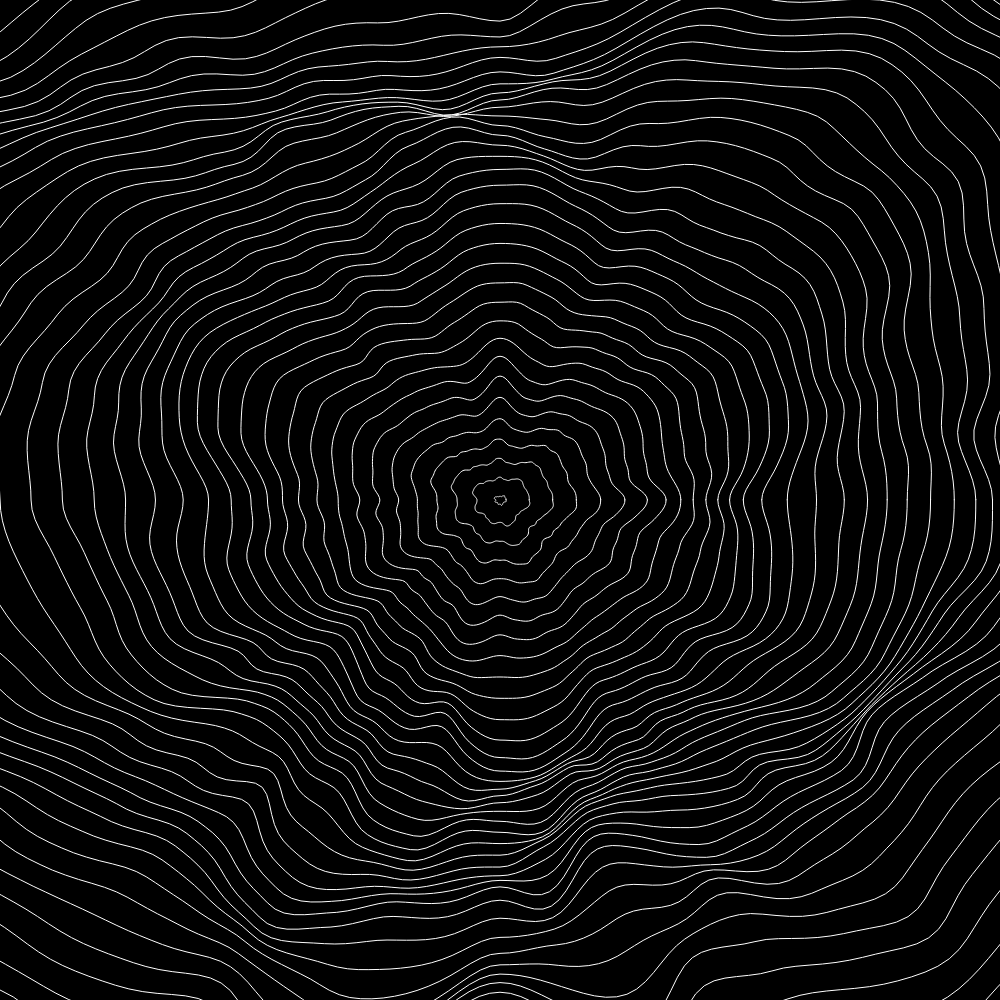
Frame 1 (no input)
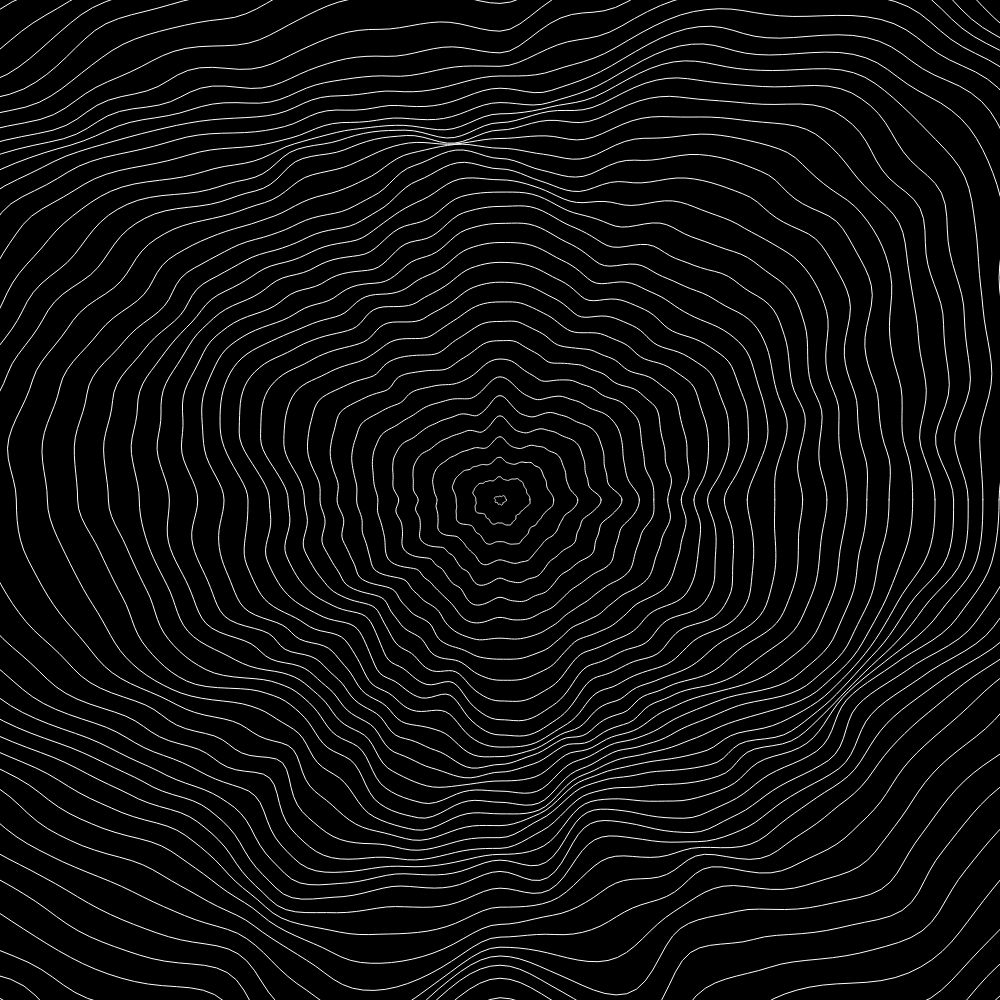
Frame 60 (no input)
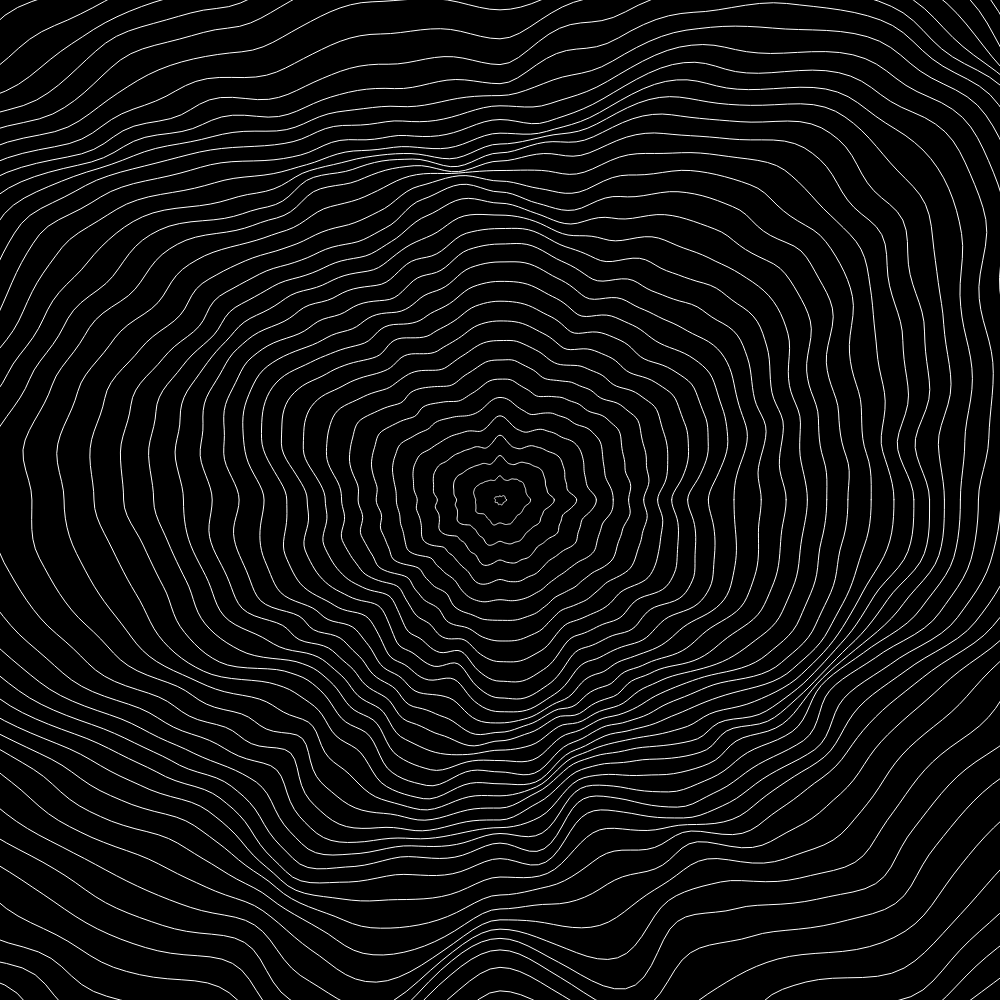
Frame 120 (the mouse pressed at the canvas centre since frame 60)

The p5.js sketch that drew these frames (run headless with seeded random() and noise() and a simulated clock; from frame 60 on, the mouse is pressed at the canvas centre):

// p5.js sketch
// ── sketch.js
const width = 1000;
const height = 1000;

let noiseAmount = 2;
let morphspeed = 0.001;

const steps = 300;
const fps = 30;

let loops = [];

function setup() {
  createCanvas(1000,1000);
  frameRate(fps);
  let z = 0;
  for(let i = 0; i < 100; i++){
    z+= 0.035;
    loops[i] = new NoiseLoop(noiseAmount, (i*10),10+(i*30)+Math.sqrt(i), 0,0,z);
  }
}

function draw(){
  background(0);
  translate(width/2, height/2);
  stroke(255);
  noFill();
  for(let i = 0; i < 100; i++){
    loops[i].addZ(0.001);
    beginShape();

    for(let a = 0; a < TWO_PI; a+=TWO_PI/steps) {

      let r = loops[i].valueAt(a);
      let x = r * cos(a);
      let y = r * sin(a);
      vertex(x,y);
    }
    endShape(CLOSE);
  }
}

// ── NoiseLoop.js
class NoiseLoop{
  constructor(width, min, max, x, y, z){
    this.width = width;
    this.x = x;
    this.y = y;
    this.z = z;
    this.min = min;
    this.max = max;
  }

  valueAt(a, nz){
    let z = nz;
    if(!nz){
      z = this.z;
    }
    let nx = map(cos(a),-1,1,this.x,this.x+this.width);
    let ny = map(sin(a),-1,1,this.y,this.y+this.width);
    return map(noise(nx, ny, z),0,1,this.min,this.max);
  }

  addZ(amount){
    this.z += amount;
  }
}

// ── sketch.html
<html>
  <head>
    <script src="../p5.min.js"></script>
    <script src="sketch.js"></script>
    <script src="NoiseLoop.js"></script>
  </head>
  <body>
  </body>
</html>
